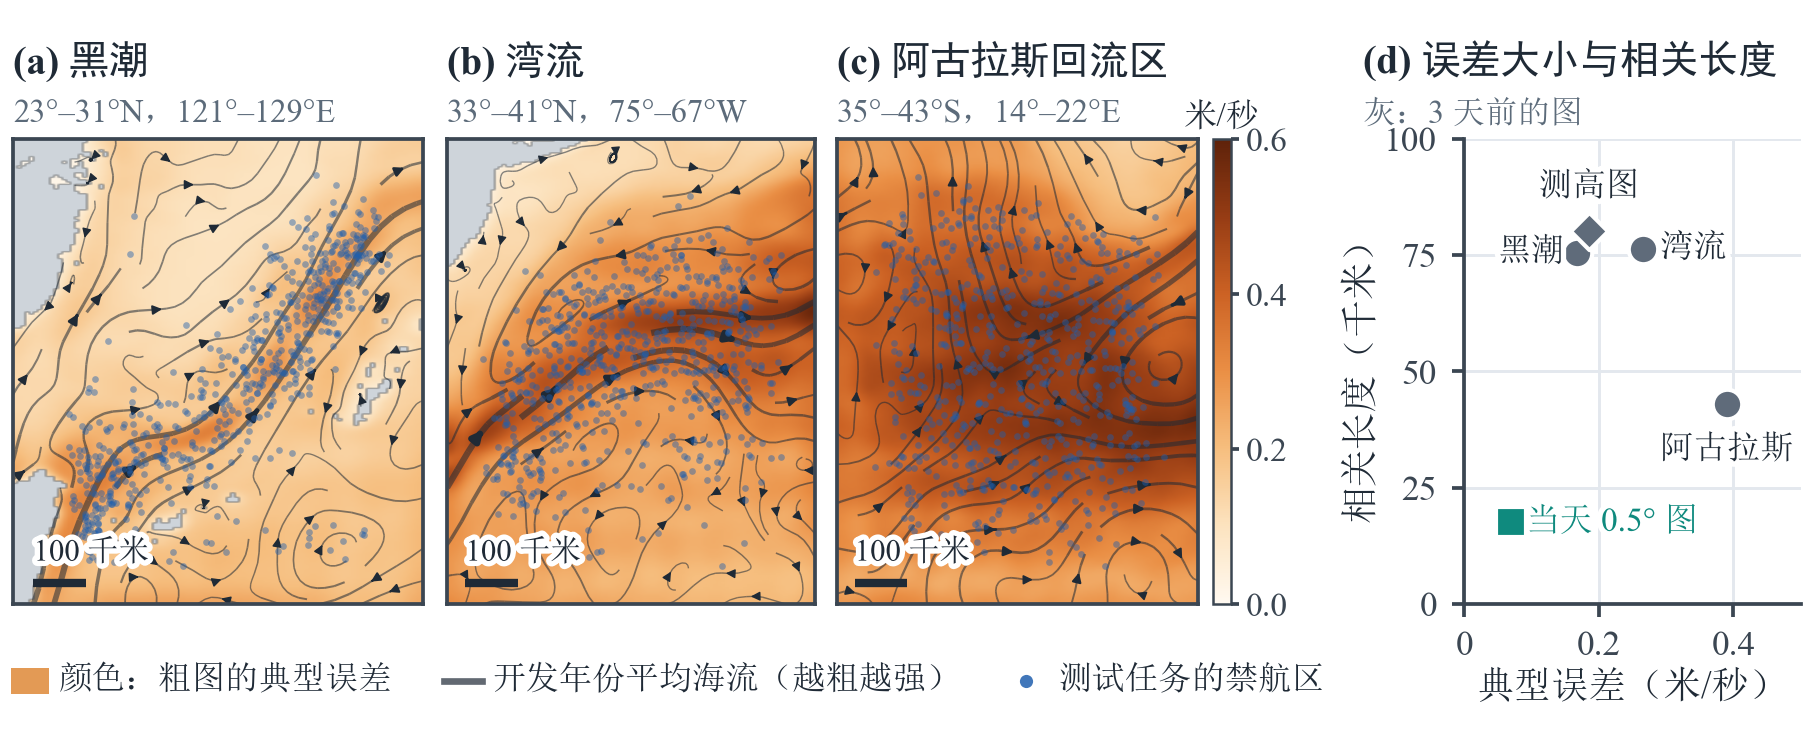

Write Python code to recreate this figure.
"""Fig. 3: the three study regions and what a stale coarse current map gets wrong (development years).
(a)-(c) typical error of the 1-degree map made 3 days earlier (RMS of map minus real current), with the
mean current at 10 m (streamlines) and the no-go zones of the test missions (dots);
(d) typical error against how far the error stays correlated, for every map a vehicle carries in the
experiments (three regions' stale 1-degree maps, the stale altimetry map, and a same-day 0.5-degree map)."""
import json

import numpy as np
import matplotlib.pyplot as plt
from matplotlib.colors import LinearSegmentedColormap, Normalize
from matplotlib.colorbar import ColorbarBase

import rstyle as st

ERR = LinearSegmentedColormap.from_list("err", ["#FFF9F0", "#FCE3BF", "#F6BE7E", "#EA8F45", "#CC6224", "#963C14", "#5E220A"])
VMAX = 0.6
LAND = "#CED4DA"
REG = [  # tag, npz, error model, lat0, lon0, lat_ref, title, extent text
    ("main", "hycom_uv10m.npz", "route_errormodel_deg1.0_lag1.npz", 23.0, 121.0, 27.0, "(a) 黑潮", "23°–31°N，121°–129°E"),
    ("gulf", "hycom_uv10m_gulfstream.npz", "route_errormodel_gulfstream_deg1.0_lag1.npz", 33.0, 285.0, 37.0,
     "(b) 湾流", "33°–41°N，75°–67°W"),
    ("agulhas", "hycom_uv10m_agulhas.npz", "route_errormodel_agulhas_deg1.0_lag1.npz", -43.0, 14.0, -39.0,
     "(c) 阿古拉斯回流区", "35°–43°S，14°–22°E"),
]


def typical(E):
    e = np.sqrt((E["su"] ** 2 + E["sv"] ** 2) / 2)
    return float(np.median(e[E["su"] > 0])), float(E["ell"])


def region_map(ax, reg):
    tag, npz, em, lat0, lon0, lat_ref, title, ext_txt = reg
    D = np.load(st.ROOT / "data" / "processed" / npz)
    lat, lon = D["lat"], D["lon"]
    years = np.array([int(str(t)[:4]) for t in D["times"]])
    dev = (years >= 2019) & (years <= 2021)
    u, v = D["u"][dev], D["v"][dev]
    water = np.isfinite(D["u"]).all(axis=0) & np.isfinite(D["v"]).all(axis=0)
    mu, mv = np.nanmean(u, 0), np.nanmean(v, 0)
    del u, v
    E = np.load(st.ROOT / "results" / em)
    err = np.sqrt((E["su"] ** 2 + E["sv"] ** 2) / 2)
    err = np.where(water & (E["su"] > 0), err, np.nan)
    ext = [lon[0], lon[-1], lat[0], lat[-1]]
    asp = 1.0 / np.cos(np.deg2rad(lat_ref))
    ax.set_facecolor(LAND)
    ax.imshow(err, origin="lower", extent=ext, cmap=ERR, vmin=0, vmax=VMAX, aspect=asp, interpolation="bilinear", zorder=0)
    su, sv = np.where(water, mu, np.nan), np.where(water, mv, np.nan)
    spd = np.hypot(su, sv)
    lw = 0.3 + 1.2 * np.clip(np.nan_to_num(spd) / 0.8, 0, 1)
    ax.streamplot(np.linspace(lon[0], lon[-1], len(lon)), np.linspace(lat[0], lat[-1], len(lat)),
                  np.nan_to_num(su), np.nan_to_num(sv), density=0.7, color="#1F2A36", linewidth=lw,
                  arrowsize=0.45, zorder=2)
    for c in ax.collections[-1:]:
        c.set_alpha(0.55)
    km_lat, km_lon = 110.57, 111.32 * np.cos(np.deg2rad(lat_ref))
    f = st.ROOT / "results" / f"route_{tag}_test" / "results.jsonl"
    C = np.array([json.loads(l)["c"] for l in open(f, encoding="utf-8") if "skip" not in l])
    ax.scatter(lon0 + C[:, 0] / km_lon, lat0 + C[:, 1] / km_lat, s=2.6, color=st.OURS, alpha=0.45, lw=0, zorder=3)
    ax.set_xlim(ext[0], ext[1])
    ax.set_ylim(ext[2], ext[3])
    ax.set_xticks([])
    ax.set_yticks([])
    ax.grid(False)
    for s_ in ax.spines.values():
        s_.set_visible(True)
        s_.set_color("#3B4652")
        s_.set_linewidth(0.9)
    # 100 km scale bar
    L = 100.0 / km_lon
    xb, yb = ext[0] + 0.05 * (ext[1] - ext[0]), ext[2] + 0.045 * (ext[3] - ext[2])
    ax.plot([xb, xb + L], [yb, yb], color="#1F2A36", lw=2.0, solid_capstyle="butt", zorder=4)
    st.note(ax, xb, yb + 0.035 * (ext[3] - ext[2]), "100 千米", size=7.4, ha="left", va="bottom")
    st.panel_title(ax, title, y=1.12)
    ax.text(0.0, 1.02, ext_txt, transform=ax.transAxes, fontsize=7.8, color=st.MUTED, ha="left", va="bottom")
    del D


def main():
    st.setup()
    H_MM = 62
    fig = plt.figure(figsize=(st.TEXTW, H_MM * st.MM))
    hmap, y0, gap = 0.635, 0.175, 0.011
    x = 0.006
    for reg in REG:
        w = hmap * (H_MM / 154) * np.cos(np.deg2rad(reg[5]))
        ax = fig.add_axes([x, y0, w, hmap])
        region_map(ax, reg)
        x += w + gap
    cax = fig.add_axes([x - gap + 0.008, y0, 0.010, hmap])
    cb = ColorbarBase(cax, cmap=ERR, norm=Normalize(0, VMAX), ticks=[0, 0.2, 0.4, 0.6])
    cb.outline.set_linewidth(0.6)
    cax.tick_params(labelsize=8.0, length=2, pad=1.5)
    cax.set_title("米/秒", fontsize=8.0, pad=3)
    lg = fig.add_axes([0.006, 0.02, 0.70, 0.10])
    lg.set_xlim(0, 1)
    lg.set_ylim(0, 1)
    lg.axis("off")
    xx = 0.0
    for kind, label in (("patch", "颜色：粗图的典型误差"), ("line", "开发年份平均海流（越粗越强）"),
                        ("dot", "测试任务的禁航区")):
        if kind == "patch":
            lg.add_patch(plt.Rectangle((xx, 0.32), 0.03, 0.36, fc="#E39A55", ec="none"))
        elif kind == "line":
            lg.plot([xx, xx + 0.03], [0.5, 0.5], color="#1F2A36", lw=1.6, alpha=0.7)
        else:
            lg.scatter([xx + 0.012], [0.5], s=10, color=st.OURS, alpha=0.85, lw=0)
        t = lg.text(xx + 0.038, 0.5, label, va="center", fontsize=8.0)
        fig.canvas.draw()
        xx = t.get_window_extent().transformed(lg.transData.inverted()).x1 + 0.04
    # (d) typical error against correlation length
    ax = fig.add_axes([0.805, y0, 0.185, hmap])
    pts = [("黑潮", "route_errormodel_deg1.0_lag1.npz", st.MAP, "o", (-0.018, 0.0, "right")),
           ("湾流", "route_errormodel_gulfstream_deg1.0_lag1.npz", st.MAP, "o", (0.026, 0.0, "left")),
           ("阿古拉斯", "route_errormodel_agulhas_deg1.0_lag1.npz", st.MAP, "o", (0.0, -10.0, "center")),
           ("测高图", "route_errormodel_altimetry_deg1.0_lag1.npz", st.MAP, "D", (0.0, 9.5, "center")),
           ("当天 0.5° 图", "route_errormodel_deg0.5_lag0.npz", st.OBS, "s", (0.022, 0.0, "left"))]
    for name, f, col, mk, (dx, dy, ha) in pts:
        e, ell = typical(np.load(st.ROOT / "results" / f))
        ax.scatter([e], [ell], s=50 if mk != "D" else 40, marker=mk, color=col, edgecolor="white", lw=1.0, zorder=3)
        st.note(ax, e + dx, ell + dy, name, col=col if col != st.MAP else st.INK, size=8.0, ha=ha)
    ax.set_xlim(0, 0.50)
    ax.set_ylim(0, 100)
    ax.set_xticks([0, 0.2, 0.4])
    ax.set_xticklabels(["0", "0.2", "0.4"])
    ax.set_yticks([0, 25, 50, 75, 100])
    ax.set_xlabel("典型误差（米/秒）", labelpad=2)
    ax.set_ylabel("相关长度（千米）", labelpad=1)
    st.panel_title(ax, "(d) 误差大小与相关长度", x=-0.30, y=1.12)
    ax.text(-0.30, 1.02, "灰：3 天前的图", transform=ax.transAxes, fontsize=7.8, color=st.MUTED, ha="left", va="bottom")
    st.save(fig, "route3_data")


if __name__ == "__main__":
    main()
